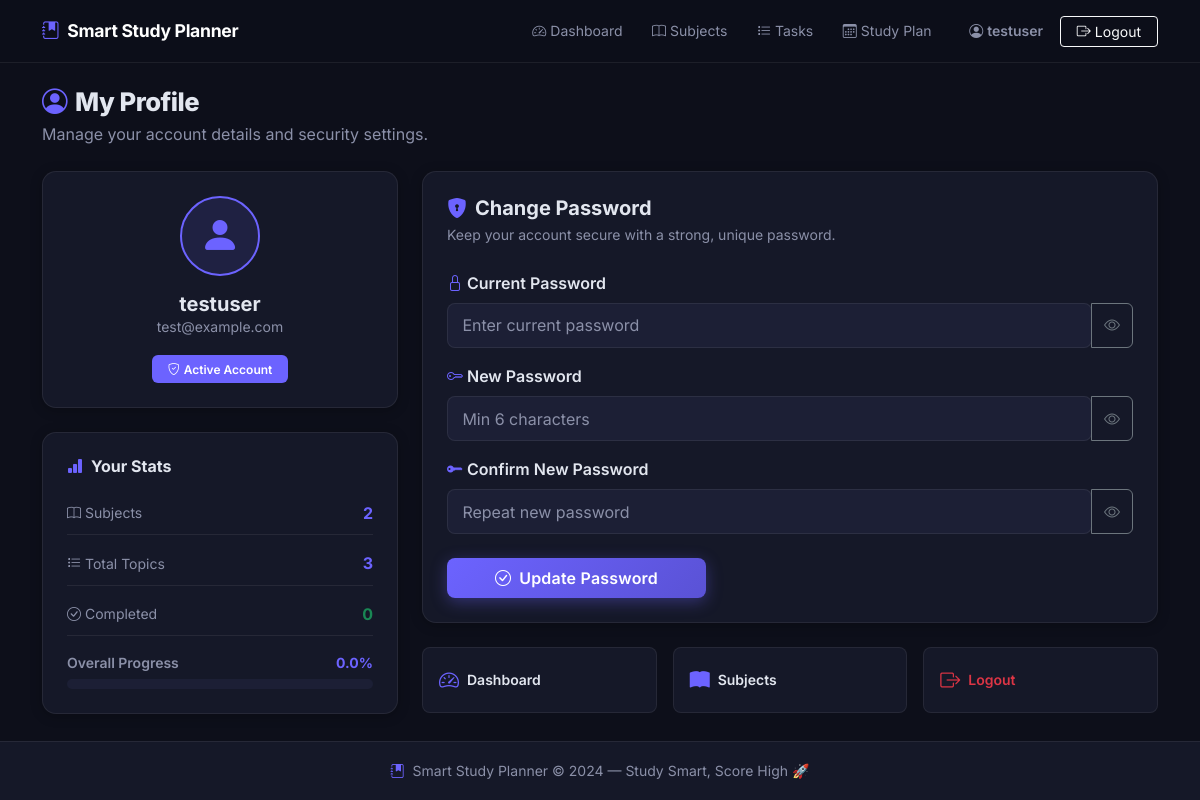
Screenshot of /profile (signed in) with the database file from the repository.
### tables this page shows
CREATE TABLE users (
            id       INTEGER PRIMARY KEY AUTOINCREMENT,
            username TEXT    NOT NULL UNIQUE,
            email    TEXT    NOT NULL UNIQUE,
            password TEXT    NOT NULL
        );

### routes/auth.py (the view, shortened to what this page needs)
@auth_bp.route('/profile', methods=['GET', 'POST'])
def profile():
    if 'user_id' not in session:
        flash('Please log in to view your profile.', 'warning')
        return redirect(url_for('auth.login'))
    db = get_db()
    user = db.execute('SELECT * FROM users WHERE id = ?', (session['user_id'],)).fetchone()
    total_subjects = db.execute(
        'SELECT COUNT(*) FROM subjects WHERE user_id = ?', (session['user_id'],)
    ).fetchone()[0]
    total_tasks = db.execute('''
        SELECT COUNT(*) FROM tasks t
        JOIN subjects s ON t.subject_id = s.id
        WHERE s.user_id = ?
    ''', (session['user_id'],)).fetchone()[0]
    completed_tasks = db.execute('''
        SELECT COUNT(*) FROM tasks t
        JOIN subjects s ON t.subject_id = s.id
        WHERE s.user_id = ? AND t.status = 'Completed'
    ''', (session['user_id'],)).fetchone()[0]
    db.close()
    progress = round((completed_tasks / total_tasks * 100), 1) if total_tasks > 0 else 0
    return render_template('profile.html',
        user=user,
        total_subjects=total_subjects,
        total_tasks=total_tasks,
        completed_tasks=completed_tasks,
        progress=progress
    )

### models/db_setup.py (called while the page is built)
def get_db():
    conn = sqlite3.connect(DB_PATH)
    conn.row_factory = sqlite3.Row  # Access columns by name
    conn.execute("PRAGMA foreign_keys = ON")
    return conn

### templates/profile.html (shortened to what this page needs)
{% extends "base.html" %}
{% block content %}
<section class="py-4">
  <div class="container">
    <h1 class="page-title mb-1">
      <i class="bi bi-person-circle text-accent me-2"></i>My Profile
    </h1>
    <p class="text-muted mb-4">Manage your account details and security settings.</p>
    <div class="row g-4">
      <div class="col-lg-4">
        <div class="ssp-card p-4 text-center mb-4">
          <div class="mx-auto mb-3 d-flex align-items-center justify-content-center"
               style="width:80px;height:80px;background:var(--accent-light);border:2px solid var(--accent);border-radius:50%;">
            <i class="bi bi-person-fill text-accent" style="font-size:2.5rem;"></i>
          </div>
          <h5 class="fw-bold mb-0">{{ user.username }}</h5>
          <p class="text-muted small mb-3">{{ user.email }}</p>
          <span class="badge bg-accent px-3 py-2">
            <i class="bi bi-shield-check me-1"></i>Active Account
          </span>
        </div>
        <div class="ssp-card p-4">
          <h6 class="fw-bold mb-3"><i class="bi bi-bar-chart-fill text-accent me-2"></i>Your Stats</h6>
          <div class="d-flex justify-content-between align-items-center mb-2 py-2 border-bottom border-subtle">
            <span class="small text-muted"><i class="bi bi-book me-1"></i>Subjects</span>
            <span class="fw-bold text-accent">{{ total_subjects }}</span>
          </div>
          <div class="d-flex justify-content-between align-items-center mb-2 py-2 border-bottom border-subtle">
            <span class="small text-muted"><i class="bi bi-list-task me-1"></i>Total Topics</span>
            <span class="fw-bold text-accent">{{ total_tasks }}</span>
          </div>
          <div class="d-flex justify-content-between align-items-center mb-3 py-2 border-bottom border-subtle">
            <span class="small text-muted"><i class="bi bi-check-circle me-1"></i>Completed</span>
            <span class="fw-bold text-success">{{ completed_tasks }}</span>
          </div>
          <div class="d-flex justify-content-between align-items-center mb-1">
            <small class="text-muted fw-semibold">Overall Progress</small>
            <small class="text-accent fw-bold">{{ progress }}%</small>
          </div>
          <div class="progress ssp-progress-bar">
          </div>
        </div>
      </div>
      <div class="col-lg-8">
        <div class="ssp-card p-4">
          <h5 class="fw-bold mb-1">
            <i class="bi bi-shield-lock-fill text-accent me-2"></i>Change Password
          </h5>
          <p class="text-muted small mb-4">Keep your account secure with a strong, unique password.</p>
          <form action="{{ url_for('auth.profile') }}" method="POST" id="changePasswordForm" novalidate>
            <div class="mb-3">
              <label for="current_password" class="form-label fw-semibold">
                <i class="bi bi-lock me-1 text-accent"></i>Current Password
              </label>
              <div class="input-group">
                <input type="password" id="current_password" name="current_password"
                       class="form-control ssp-input" placeholder="Enter current password" required />
                <button type="button" class="btn btn-outline-secondary toggle-pw" data-target="current_password">
                  <i class="bi bi-eye"></i>
                </button>
              </div>
            </div>
            <div class="mb-3">
              <label for="new_password" class="form-label fw-semibold">
                <i class="bi bi-key me-1 text-accent"></i>New Password
              </label>
              <div class="input-group">
                <input type="password" id="new_password" name="new_password"
                       class="form-control ssp-input" placeholder="Min 6 characters" required minlength="6" />
                <button type="button" class="btn btn-outline-secondary toggle-pw" data-target="new_password">
                  <i class="bi bi-eye"></i>
                </button>
              </div>
            </div>
            <div class="mb-4">
              <label for="confirm_password" class="form-label fw-semibold">
                <i class="bi bi-key-fill me-1 text-accent"></i>Confirm New Password
              </label>
              <div class="input-group">
                <input type="password" id="confirm_password" name="confirm_password"
                       class="form-control ssp-input" placeholder="Repeat new password" required />
                <button type="button" class="btn btn-outline-secondary toggle-pw" data-target="confirm_password">
                  <i class="bi bi-eye"></i>
                </button>
              </div>
            </div>
            <button type="submit" class="btn btn-accent px-5 py-2 fw-semibold">
              <i class="bi bi-check-circle me-2"></i>Update Password
            </button>
          </form>
        </div>
        <div class="row g-3 mt-2">
          <div class="col-sm-4">
            <a href="{{ url_for('dashboard') }}" class="quick-action-btn d-flex align-items-center gap-2 p-3 rounded-3 text-decoration-none">
              <i class="bi bi-speedometer2 text-accent fs-5"></i>
              <span class="small fw-semibold">Dashboard</span>
            </a>
          </div>
          <div class="col-sm-4">
            <a href="{{ url_for('subject.subjects') }}" class="quick-action-btn d-flex align-items-center gap-2 p-3 rounded-3 text-decoration-none">
              <i class="bi bi-book-fill text-accent fs-5"></i>
              <span class="small fw-semibold">Subjects</span>
            </a>
          </div>
          <div class="col-sm-4">
            <a href="{{ url_for('auth.logout') }}" class="quick-action-btn d-flex align-items-center gap-2 p-3 rounded-3 text-decoration-none">
              <i class="bi bi-box-arrow-right text-danger fs-5"></i>
              <span class="small fw-semibold text-danger">Logout</span>
            </a>
          </div>
        </div>
      </div>
    </div>
  </div>
</section>
{% endblock %}

### templates/base.html (shortened to what this page needs)
<!DOCTYPE html>
<html lang="en">
<head>
  <link rel="stylesheet" href="https://cdn.jsdelivr.net/npm/bootstrap@5.3.2/dist/css/bootstrap.min.css" />
  <link rel="stylesheet" href="https://cdn.jsdelivr.net/npm/bootstrap-icons@1.11.3/font/bootstrap-icons.min.css" />
  <link rel="stylesheet" href="{{ url_for('static', filename='css/style.css') }}" />
</head>
<body>
  <nav class="navbar navbar-expand-lg navbar-dark ssp-navbar sticky-top">
    <div class="container">
      <a class="navbar-brand fw-bold d-flex align-items-center gap-2" href="{{ url_for('index') }}">
        <i class="bi bi-journal-bookmark-fill text-accent"></i>
        Smart Study Planner
      </a>
      <div class="collapse navbar-collapse" id="navMenu">
        <ul class="navbar-nav ms-auto align-items-lg-center gap-1">
          {% if session.get('user_id') %}
            <li class="nav-item">
              <a class="nav-link" href="{{ url_for('dashboard') }}">
                <i class="bi bi-speedometer2 me-1"></i>Dashboard
              </a>
            </li>
            <li class="nav-item">
              <a class="nav-link" href="{{ url_for('subject.subjects') }}">
                <i class="bi bi-book me-1"></i>Subjects
              </a>
            </li>
            <li class="nav-item">
              <a class="nav-link" href="{{ url_for('task.tasks') }}">
                <i class="bi bi-list-task me-1"></i>Tasks
              </a>
            </li>
            <li class="nav-item">
              <a class="nav-link" href="{{ url_for('planner.study_plan') }}">
                <i class="bi bi-calendar3 me-1"></i>Study Plan
              </a>
            </li>
            <li class="nav-item ms-lg-2">
              <a class="nav-link text-accent fw-semibold" href="{{ url_for('auth.profile') }}">
                <i class="bi bi-person-circle me-1"></i>{{ session.get('username') }}
              </a>
            </li>
            <li class="nav-item">
              <a class="btn btn-outline-light btn-sm px-3" href="{{ url_for('auth.logout') }}">
                <i class="bi bi-box-arrow-right me-1"></i>Logout
              </a>
            </li>
          {% endif %}
        </ul>
      </div>
    </div>
  </nav>
  <main class="ssp-main">
    {% block content %}{% endblock %}
  </main>
  <footer class="ssp-footer text-center py-3 mt-auto">
    <small class="text-muted">
      <i class="bi bi-journal-bookmark-fill text-accent me-1"></i>
      Smart Study Planner &copy; {{ 2024 }} &mdash; Study Smart, Score High 🚀
    </small>
  </footer>
</body>
</html>

### static/css/style.css (style rules this page uses)
:root { --accent: #6c63ff; --accent-dark: #5a52d5; --accent-light: rgba(108, 99, 255, 0.12); --bg-base: #0d0f1a; --bg-card: #151828; --bg-card2: #1c1f35; --border: rgba(255,255,255,0.07); --text: #e2e6ef; --text-muted: #8b90a8; --success: #22c55e; --warning: #f59e0b; --danger: #ef4444; --green: #22c55e; --radius: 14px; --radius-sm: 8px; --shadow: 0 8px 32px rgba(0,0,0,0.4); --shadow-sm: 0 2px 12px rgba(0,0,0,0.25); --transition: 0.25s ease; }
*, *::before, *::after { box-sizing: border-box; }
html { scroll-behavior: smooth; }
body { font-family: 'Inter', sans-serif; background-color: var(--bg-base); color: var(--text); min-height: 100vh; display: flex; flex-direction: column; line-height: 1.6; }
.text-accent { color: var(--accent) !important; }
.ssp-navbar { background: rgba(13, 15, 26, 0.9); backdrop-filter: blur(20px); border-bottom: 1px solid var(--border); padding: .75rem 0; }
.ssp-navbar .navbar-brand { font-size: 1.1rem; letter-spacing: -0.3px; }
.ssp-navbar .nav-link { color: var(--text-muted) !important; font-size: .875rem; border-radius: var(--radius-sm); padding: .4rem .8rem !important; transition: color var(--transition), background var(--transition); }
.btn-accent { background: linear-gradient(135deg, var(--accent), var(--accent-dark)); color: #fff !important; border: none; border-radius: var(--radius-sm); font-weight: 600; letter-spacing: 0.2px; box-shadow: 0 4px 16px rgba(108,99,255,0.35); transition: transform var(--transition), box-shadow var(--transition), opacity var(--transition); }
.bg-accent { background-color: var(--accent) !important; }
.ssp-card { background: var(--bg-card); border: 1px solid var(--border); border-radius: var(--radius); box-shadow: var(--shadow-sm); transition: box-shadow var(--transition); }
.ssp-input { background: var(--bg-card2) !important; border: 1px solid var(--border) !important; color: var(--text) !important; border-radius: var(--radius-sm) !important; padding: .6rem .9rem !important; transition: border-color var(--transition), box-shadow var(--transition); }
.ssp-input::placeholder { color: var(--text-muted) !important; }
.page-title { font-size: 1.6rem; font-weight: 800; letter-spacing: -0.5px; }
.ssp-footer { background: var(--bg-card); border-top: 1px solid var(--border); margin-top: auto; }
.ssp-main { flex: 1; }
.ssp-progress-bar { height: 10px !important; border-radius: 99px; background: var(--bg-card2); }
.quick-action-btn { background: var(--bg-card); border: 1px solid var(--border); color: var(--text) !important; transition: background var(--transition), transform var(--transition); }
.btn-accent { animation: pulseGlow 3s ease-in-out infinite; }
.form-label { color: var(--text); margin-bottom: .4rem; }
.border-bottom.border-subtle { border-color: var(--border) !important; }
.text-muted { color: var(--text-muted) !important; }
.badge { font-weight: 600; }

### rows the page displays
users: get "testuser", username "testuser", email "test@example.com"

### other values shown
{{ total_subjects }} "2"
{{ total_tasks }} "3"
{{ completed_tasks }} "0"
{{ progress }} "0.0"
{{ 2024 }} "2024"
